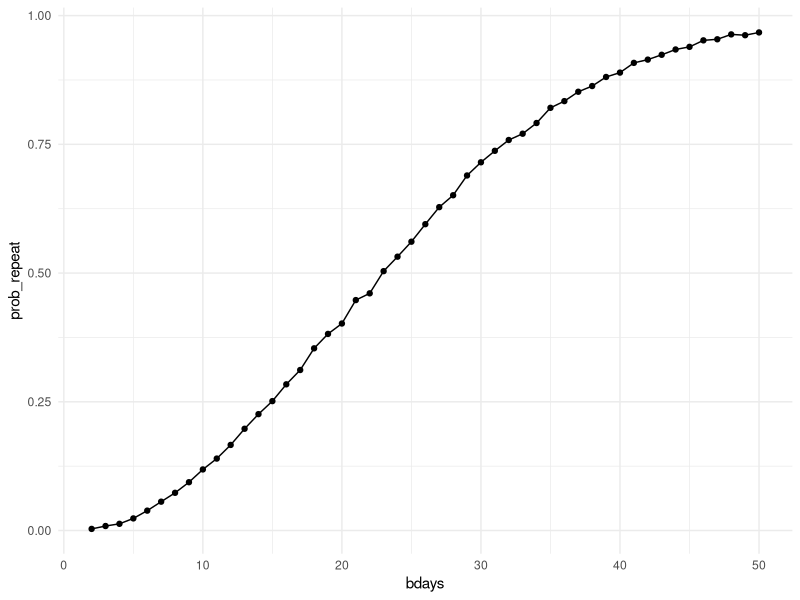

R code for this plot:
## ---- chunk 1
library(tidyverse)

knitr::opts_chunk$set(
  fig.width = 6,
  fig.asp = .6,
  out.width = "90%"
)

theme_set(theme_minimal() + theme(legend.position = "bottom"))

options(
  ggplot2.continuous.colour = "viridis",
  ggplot2.continuous.fill = "viridis"
)

scale_colour_discrete = scale_colour_viridis_d
scale_fill_discrete = scale_fill_viridis_d
## ---- chunk 2
bday_sim = function(n_room) {
  
  birthdays = sample(1:365, n_room, replace = TRUE)

  repeated_bday = length(unique(birthdays)) < n_room

  repeated_bday
}

## ---- chunk 3
bday_sim(5)
## ---- chunk 4
bday_sim_results =
  expand_grid(
    bdays = 2:50,
    iter = 1:10000
  ) |>
  mutate(
    result = map_lgl(bdays, bday_sim)
  ) |>
  group_by(
    bdays
  ) |>
  summarize(
    prob_repeat = mean(result)
  )
## ---- chunk 5
bday_sim_results |>
  ggplot(aes(x = bdays, y = prob_repeat)) +
  geom_point() +
  geom_line()
